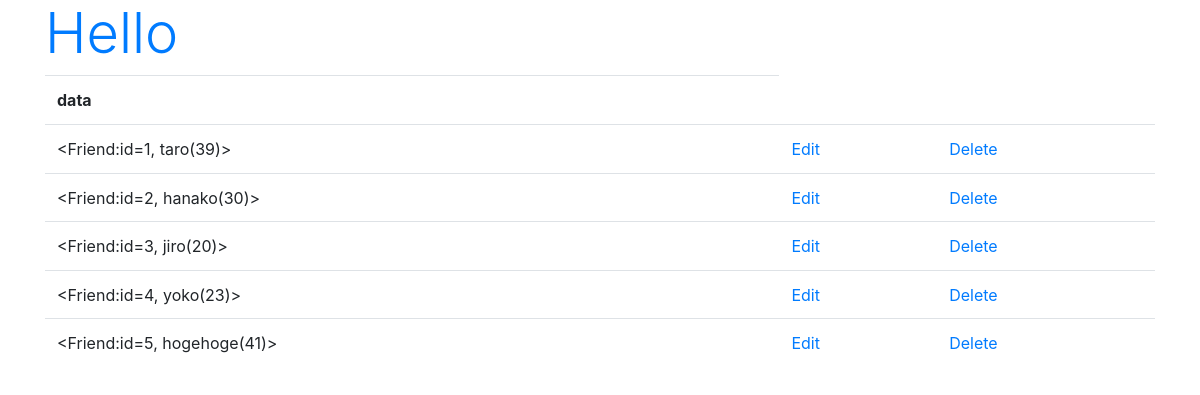
/hello/, run on an earlier commit of the app's database.
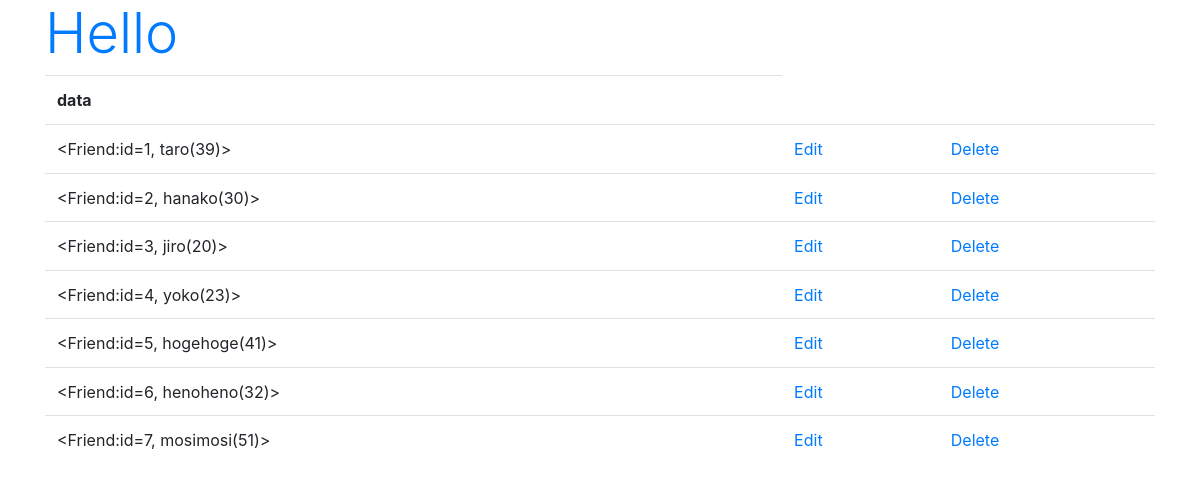
And on a later commit of the database.
### hello/models.py (models this page shows)
class Friend(models.Model):
    name = models.CharField(max_length=100)
    mail = models.EmailField(max_length=200)
    gender = models.BooleanField()
    age = models.IntegerField(default=0)
    birthday = models.DateField()
    def __str__(self):
        return '<Friend:id=' + str(self.id) + ', ' + \
            self.name + '(' + str(self.age) + ')>'

### hello/views.py (the view)
# urls.py: path('', views.index, name='index'),
def index(request):
    data = Friend.objects.all()
    params = {
        'title': 'Hello',
        'data': data,
    }
    return render(request, 'hello/index.html', params)

### hello/templates/hello/index.html (shortened to what this page needs)
{% load static %}
<!doctype html>
<html lang="ja">
<head>
    <link rel="stylesheet"
    href="https://stackpath.bootstrapcdn.com/bootstrap/4.3.1/css/bootstrap.min.css"
>
    </head>
<body class="container">
    <h1 class="display-4 text-primary">{{title}}</h1>
    <table class="table">
        <tr>
            <th>data</th>
        </tr>
    {% for item in data %}
        <tr>
            <td>{{item}}</td>
            <td><a href="{% url 'edit' item.id %}">Edit</a></td>
            <td><a href="{% url 'delete' item.id %}">Delete</a></td>
        <tr>
    {% endfor %}
    </table>
</body>
</html>

What changed in the data, as far as the page shows it:
added Friend: id+name+age "<Friend:id=6, henoheno(32)>"
added Friend: id+name+age "<Friend:id=7, mosimosi(51)>"
